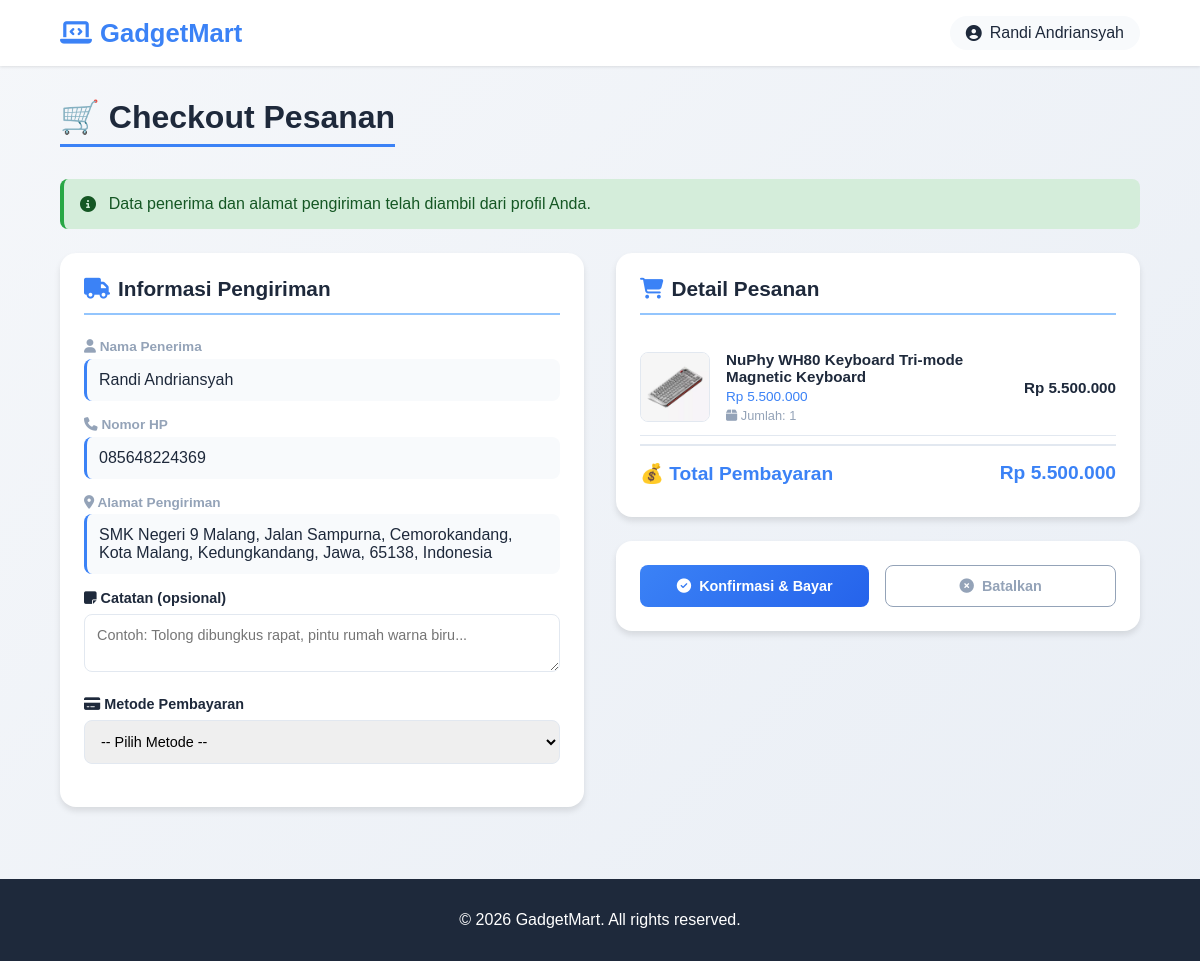
Screenshot of /cart/checkout.php (signed in) with the database file from the repository.
### tables this page shows
CREATE TABLE `users` (
  `id_user` int(11) NOT NULL,
  `nama` varchar(100) DEFAULT NULL,
  `jenis_kelamin` enum('Laki-laki','Perempuan') DEFAULT NULL,
  `username` varchar(50) DEFAULT NULL,
  `password` varchar(255) DEFAULT NULL,
  `email` varchar(100) DEFAULT NULL,
  `alamat` text DEFAULT NULL,
  `latitude` varchar(50) DEFAULT NULL,
  `longitude` varchar(50) DEFAULT NULL,
  `no_hp` varchar(20) DEFAULT NULL,
  `role` enum('admin','customer') DEFAULT 'customer',
  `tanggal_daftar` date DEFAULT NULL,
  `foto` varchar(255) DEFAULT NULL,
  `remember_token` varchar(255) DEFAULT NULL,
  `token_expiry` datetime DEFAULT NULL
);

CREATE TABLE `keranjang` (
  `id_keranjang` int(11) NOT NULL,
  `id_user` int(11) DEFAULT NULL,
  `id_produk` int(11) DEFAULT NULL,
  `jumlah` int(11) DEFAULT NULL
);

CREATE TABLE `produk` (
  `id_produk` int(11) NOT NULL,
  `nama_produk` varchar(100) DEFAULT NULL,
  `kategori` varchar(50) DEFAULT NULL,
  `deskripsi` text DEFAULT NULL,
  `harga` int(11) DEFAULT NULL,
  `stok` int(11) DEFAULT NULL,
  `gambar` varchar(255) DEFAULT NULL,
  `tanggal_masuk` date DEFAULT NULL,
  `status` enum('aktif','nonaktif') DEFAULT 'aktif',
  `kompatibilitas` varchar(255) DEFAULT NULL,
  `prosesor` varchar(255) DEFAULT NULL,
  `ram` varchar(255) DEFAULT NULL,
  `penyimpanan` varchar(255) DEFAULT NULL,
  `layar` varchar(255) DEFAULT NULL,
  `baterai` varchar(255) DEFAULT NULL,
  `berat` varchar(255) DEFAULT NULL
);

### cart/checkout.php (the view, shortened to what this page needs)
<?php
include '../koneksi.php';
$id_user = $_SESSION['id_user'];
$user_query = mysqli_query($koneksi, "SELECT * FROM users WHERE id_user = '$id_user'");
$user_data = mysqli_fetch_assoc($user_query);
$keranjang = mysqli_query($koneksi, "
    SELECT k.*, p.nama_produk, p.harga, p.stok, p.gambar, p.id_produk
    FROM keranjang k
    JOIN produk p ON k.id_produk = p.id_produk
    WHERE k.id_user = '$id_user'
");
$total_harga = 0;
$items = [];
while ($row = mysqli_fetch_assoc($keranjang)) {
    $subtotal = $row['harga'] * $row['jumlah'];
    $total_harga += $subtotal;
    $image_path = "../gambar/" . $row['gambar'];
    if (!file_exists($image_path)) {
        $alt_path = "../gambar/produk/" . $row['id_produk'] . "/" . $row['gambar'];
        if (file_exists($alt_path)) {
            $image_path = $alt_path;
        }
    }
    $row['image_path'] = $image_path;
    $items[] = $row;
}
?>
<!DOCTYPE html>
<html lang="id">
<head>
    <link rel="stylesheet" href="https://cdnjs.cloudflare.com/ajax/libs/font-awesome/6.4.0/css/all.min.css">
</head>
<body>
    <header>
        <div class="header-content">
            <div class="logo">
                <i class="fas fa-laptop-code"></i>
                <span>GadgetMart</span>
            </div>
            <div class="user-info">
                <i class="fas fa-user-circle"></i>
                <span><?= htmlspecialchars($user_data['nama']); ?></span>
            </div>
        </div>
    </header>
    <div class="container">
        <h1 class="page-title">🛒 Checkout Pesanan</h1>
        <div class="notification">
            <i class="fas fa-info-circle"></i>
            <div>Data penerima dan alamat pengiriman telah diambil dari profil Anda.</div>
        </div>
        <form method="POST">
            <div class="checkout-container">
                <div>
                    <div class="card">
                        <h2 class="card-title">
                            <i class="fas fa-truck"></i> Informasi Pengiriman
                        </h2>
                        <div class="info-group">
                            <div class="info-label"><i class="fas fa-user"></i> Nama Penerima</div>
                            <div class="info-value"><?= htmlspecialchars($user_data['nama']); ?></div>
                        </div>
                        <div class="info-group">
                            <div class="info-label"><i class="fas fa-phone"></i> Nomor HP</div>
                            <div class="info-value"><?= htmlspecialchars($user_data['no_hp']); ?></div>
                        </div>
                        <div class="info-group">
                            <div class="info-label"><i class="fas fa-map-marker-alt"></i> Alamat Pengiriman</div>
                            <div class="info-value"><?= htmlspecialchars($user_data['alamat']); ?></div>
                        </div>
                        <div class="form-group">
                            <label for="catatan"><i class="fas fa-sticky-note"></i> Catatan (opsional)</label>
                            <textarea id="catatan" name="catatan" placeholder="Contoh: Tolong dibungkus rapat, pintu rumah warna biru..."></textarea>
                        </div>
                        <div class="form-group">
                            <label for="metode"><i class="fas fa-credit-card"></i> Metode Pembayaran</label>
                            <select id="metode" name="metode" required>
                                <option value="">-- Pilih Metode --</option>
                            </select>
                        </div>
                    </div>
                </div>
                <div>
                    <div class="card">
                        <h2 class="card-title">
                            <i class="fas fa-shopping-cart"></i> Detail Pesanan
                        </h2>
                        <?php foreach ($items as $item): ?>
                        <div class="product-item">
                            <img src="<?= $item['image_path']; ?>"
                                 class="product-image"
                                 alt="<?= htmlspecialchars($item['nama_produk']); ?>"
                                 onerror="this.src='https://via.placeholder.com/70x70?text=No+Image'">
                            <div class="product-details">
                                <div class="product-name"><?= htmlspecialchars($item['nama_produk']); ?></div>
                                <div class="product-price">Rp <?= number_format($item['harga'], 0, ',', '.'); ?></div>
                                <div class="product-quantity"><i class="fas fa-box"></i> Jumlah: <?= $item['jumlah']; ?></div>
                            </div>
                            <div class="product-subtotal">
                                Rp <?= number_format($item['harga'] * $item['jumlah'], 0, ',', '.'); ?>
                            </div>
                        </div>
                        <?php endforeach; ?>
                        <div class="summary-item total">
                            <div>💰 Total Pembayaran</div>
                            <div>Rp <?= number_format($total_harga, 0, ',', '.'); ?></div>
                        </div>
                    </div>
                    <div class="card">
                        <div class="button-group">
                            <button type="submit" name="checkout" class="btn btn-primary">
                                <i class="fas fa-check-circle"></i> Konfirmasi & Bayar
                            </button>
                            <a href="keranjang.php" class="btn btn-outline">
                                <i class="fas fa-times-circle"></i> Batalkan
                            </a>
                        </div>
                    </div>
                </div>
            </div>
        </form>
    </div>
    <footer>
        <p>&copy; <?= date('Y'); ?> GadgetMart. All rights reserved.</p>
    </footer>
</body>
</html>

### cart/checkout.php (style rules this page uses)
:root { --primary: #3b82f6; --primary-dark: #2563eb; --primary-light: #93c5fd; --danger: #ef4444; --success: #28a745; --dark: #1e293b; --light: #f8fafc; --gray: #94a3b8; --gray-light: #e2e8f0; --shadow-sm: 0 1px 3px rgba(0,0,0,0.1); --shadow-md: 0 4px 6px rgba(0,0,0,0.1); --shadow-lg: 0 10px 25px rgba(0,0,0,0.1); --transition: all 0.3s ease; }
* { margin: 0; padding: 0; box-sizing: border-box; font-family: "Poppins", sans-serif; }
body { background: linear-gradient(135deg, #f5f7fa 0%, #e9eef5 100%); color: var(--dark); min-height: 100vh; }
header { background: rgba(255,255,255,0.98); backdrop-filter: blur(10px); box-shadow: var(--shadow-sm); position: sticky; top: 0; z-index: 1000; }
.header-content { display: flex; justify-content: space-between; align-items: center; padding: 1rem 5%; max-width: 1400px; margin: 0 auto; }
.logo { display: flex; align-items: center; gap: 0.5rem; font-size: 1.6rem; font-weight: 800; color: var(--primary); text-decoration: none; }
.user-info { display: flex; align-items: center; gap: 0.5rem; background: var(--light); padding: 0.5rem 1rem; border-radius: 2rem; }
.container { max-width: 1200px; margin: 2rem auto; padding: 0 5%; }
.page-title { font-size: 2rem; font-weight: 700; margin-bottom: 2rem; padding-bottom: 0.5rem; border-bottom: 3px solid var(--primary); display: inline-block; }
.checkout-container { display: grid; grid-template-columns: 1fr 1fr; gap: 2rem; }
.card { background: white; border-radius: 1rem; box-shadow: var(--shadow-md); padding: 1.5rem; margin-bottom: 1.5rem; }
.card-title { font-size: 1.3rem; font-weight: 600; margin-bottom: 1.5rem; padding-bottom: 0.75rem; border-bottom: 2px solid var(--primary-light); display: flex; align-items: center; gap: 0.5rem; }
.card-title i { color: var(--primary); }
.info-group { margin-bottom: 1rem; }
.info-label { font-weight: 600; margin-bottom: 0.3rem; color: var(--gray); font-size: 0.85rem; }
.info-value { padding: 0.75rem; background: var(--light); border-radius: 0.5rem; border-left: 3px solid var(--primary); font-weight: 500; }
.form-group { margin-bottom: 1.2rem; }
label { display: block; margin-bottom: 0.5rem; font-weight: 600; font-size: 0.9rem; }
select, textarea { width: 100%; padding: 0.75rem; border: 1px solid var(--gray-light); border-radius: 0.5rem; font-size: 0.9rem; transition: var(--transition); }
.product-item { display: flex; align-items: center; gap: 1rem; padding: 0.75rem 0; border-bottom: 1px solid var(--gray-light); }
.product-image { width: 70px; height: 70px; object-fit: cover; border-radius: 0.5rem; border: 1px solid var(--gray-light); background: white; }
.product-details { flex: 1; }
.product-name { font-weight: 600; font-size: 0.95rem; margin-bottom: 0.25rem; }
.product-price { color: var(--primary); font-size: 0.85rem; font-weight: 500; }
.product-quantity { color: var(--gray); font-size: 0.8rem; margin-top: 0.25rem; }
.product-subtotal { font-weight: 700; color: var(--dark); font-size: 0.95rem; min-width: 100px; text-align: right; }
.summary-item { display: flex; justify-content: space-between; padding: 0.5rem 0; }
.total { font-size: 1.2rem; font-weight: 800; color: var(--primary); border-top: 2px solid var(--gray-light); padding-top: 1rem; margin-top: 0.5rem; }
.btn { padding: 0.75rem 1.5rem; border-radius: 0.5rem; font-weight: 600; text-decoration: none; display: inline-flex; align-items: center; justify-content: center; gap: 0.5rem; transition: var(--transition); cursor: pointer; border: none; font-size: 0.9rem; width: 100%; }
.btn-primary { background: linear-gradient(135deg, var(--primary), var(--primary-dark)); color: white; }
.btn-outline { background: transparent; border: 1px solid var(--gray); color: var(--gray); }
.button-group { display: flex; gap: 1rem; }
.notification { background: #d4edda; color: #155724; padding: 1rem; border-radius: 0.5rem; margin-bottom: 1.5rem; border-left: 4px solid #28a745; display: flex; align-items: center; gap: 0.8rem; }
footer { text-align: center; padding: 2rem; margin-top: 3rem; background: var(--dark); color: white; }

### rows the page displays
users: nama "Randi Andriansyah", no_hp "085648224369", alamat "SMK Negeri 9 Malang, Jalan Sampurna, Cemorokandang, Kota Malang, Kedungkandang, Jawa, 65138, Indonesia"
keranjang: id_produk.nama_produk "NuPhy WH80 Keyboard Tri-mode Magnetic Keyboard", id_produk.harga "5.500.000", jumlah "1", $item['harga'] * $item['jumlah'] "5.500.000"

### other values shown
$total_harga "5.500.000"
